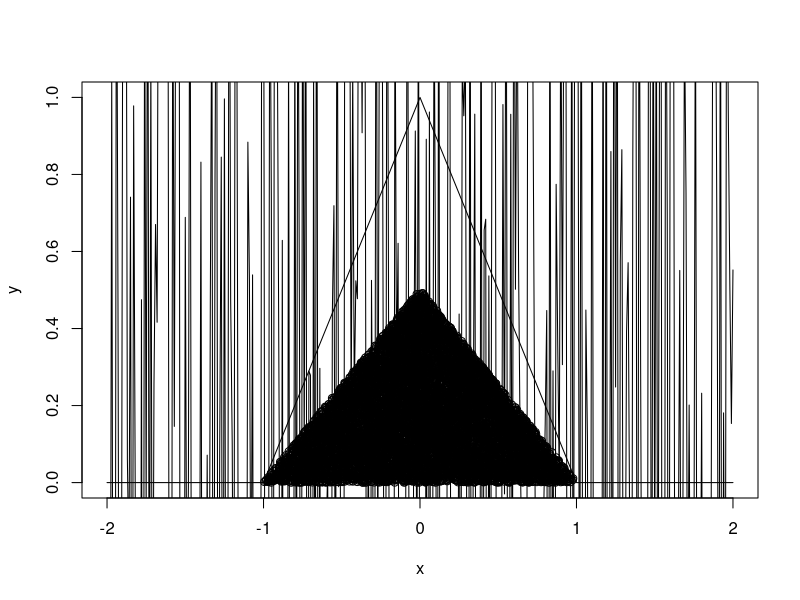
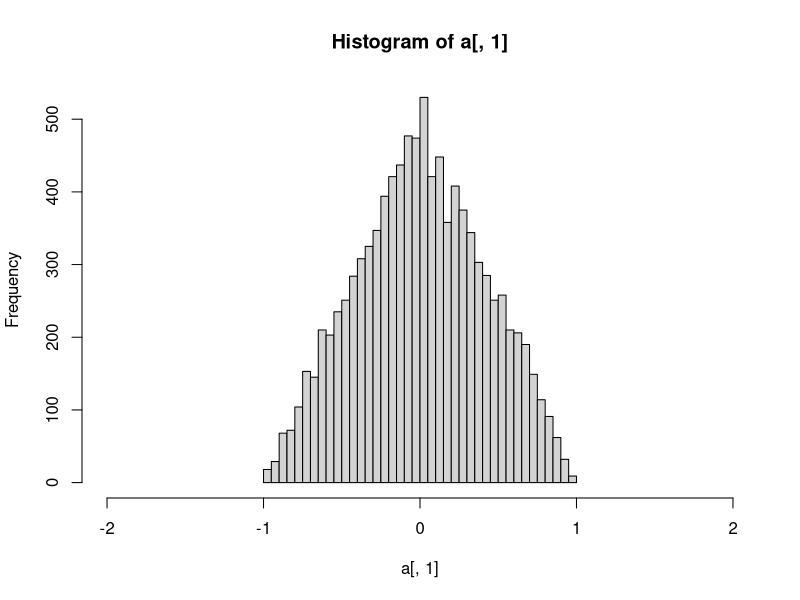

These charts were generated, in order, by the following R code:
## ---- chunk 1
knitr::opts_chunk$set(echo = TRUE)
## ---- chunk 2
f <- function(x){
  out <- c()
  for (i in 1:length(x)){
    if (x[i] < -1){
      out <- append(out, 0)
    }else if(x[i] > 1){
      out <- append(out, 0)
      
    }else if (-1 <= x[i] && x[i] <= 0){
      out <- append(out, x[i]+1)
    } else if (0 < x[i] && x[i] <= 1){
      out <- append(out, 1-x[i])
    }
    return(out)
  }
  
}
e <- function(x){
  out <- c()
  for (i in 1:length(x)){
    if (x[i] < -1){
      out <- append(out, 0)
    }else if(x[i] > 1){
      out <- append(out, 0)
    }else{
      out <- append(out, 2)
    } 
  }
  return(out)
}
e2 <- function(x){
  a <- 0.5
  return(g(x)/a)
}
g <- function(x){
  out <- c()
  for(i in 1:length(x)){
    out <- append(out, runif(1, -1, 1))
  }
  return(out)
}
rejection_sampling <- function(f, e, n){
  accepted <- matrix(NA, ncol=2, nrow=n)
  p <- 0
  while(p < n){
    y <- runif(1, -1, 1)
    u <- runif(1, 0, 1)
    if(u <= (f(y)/e(y))){
      accepted[p,1] <- y
      accepted[p,2] <- u
      p <- p + 1
    }
  }
  return(accepted)
}

## ---- chunk 3
n <- 10000
a <- rejection_sampling(f, e, n)
x <- seq(from = -2, to = 2, by=0.01)
y = sapply(x, FUN = f)
plot(x, y, type = 'l', xlim = c(-2,2))
lines(x, sapply(x, FUN = e2), xlim = c(-2,2), ylim = c(0,2))
points(a)
hist(a[,1], xlim = c(-2,2), nclass=30)
## ---- chunk 4

## ---- chunk 5

## ---- chunk 6

